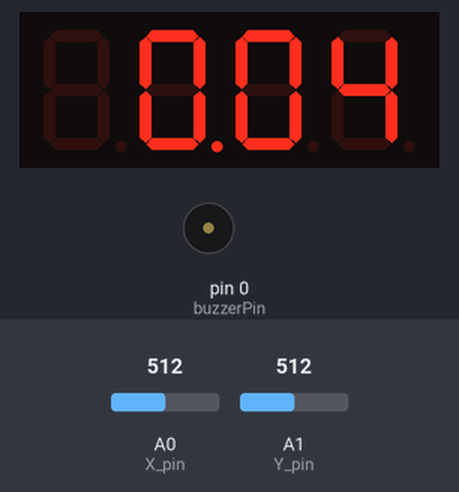
A sketch run on a simulated Arduino Uno, built with avr-gcc and run on an emulated ATmega328P. Shown: 4-digit seven-segment display, buzzer (waves = sounding). The inputs (shaded band) are chosen by the test bench; at power-on: A0 (X_pin) = 512, A1 (Y_pin) = 512.

Above: at 3.1 s.
3.2 s: A0 (X_pin) set to 405
5.0 s: A0 (X_pin) set to 378
At 6.2 s:
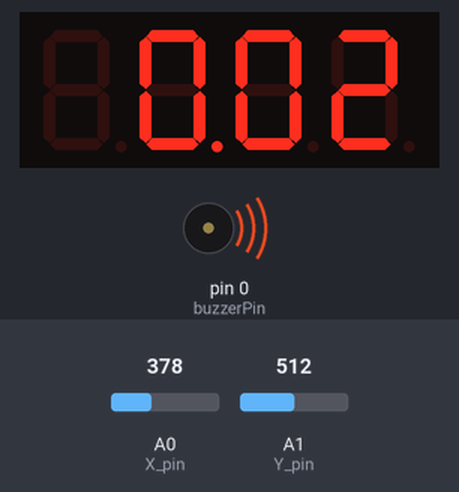
6.5 s: A0 (X_pin) set to 410
At 8.8 s:
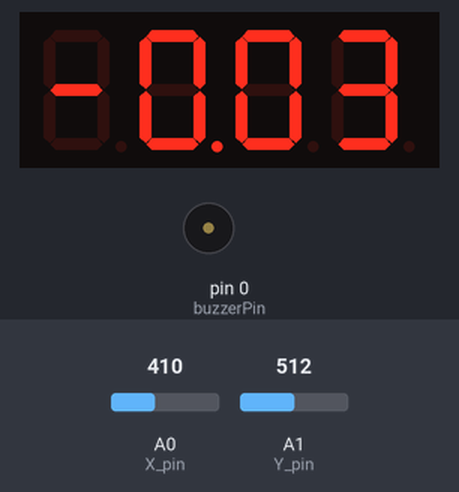
9.5 s: A1 (Y_pin) set to 445
11.5 s: A1 (Y_pin) set to 418
At 11.9 s:
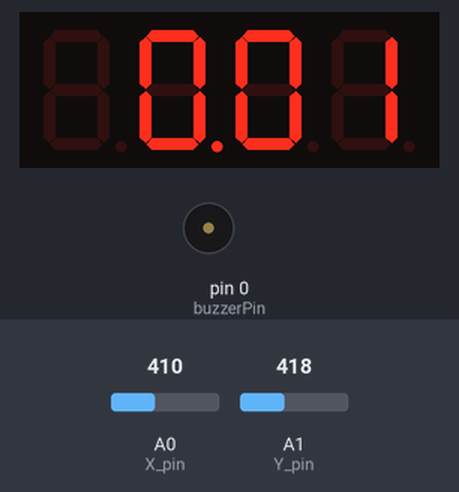
13.5 s: A1 (Y_pin) set to 306
At 13.9 s:
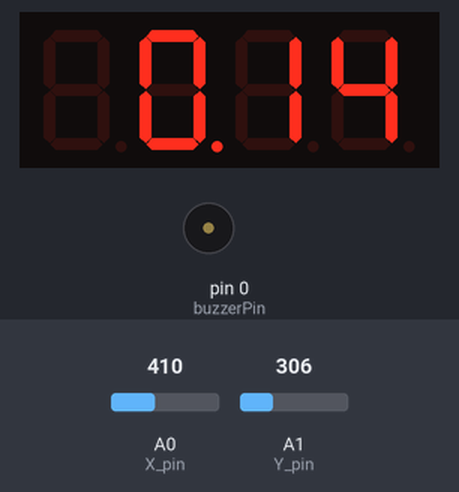
Timing chart, 0 to 16.5 s (numbered marks = the images above; inputs shaded):
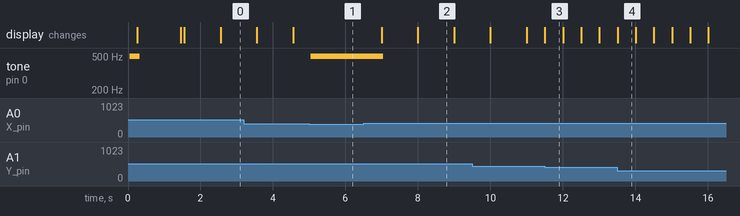

Measured:
- the behaviour switches between 396 and 395 on A0 (X_pin) (found by bisection; images 0 and 1)
- the behaviour switches between 429 and 428 on A1 (Y_pin) (found by bisection; images 2 and 3)
- after the input at 5.0 s, tone on pin 0 (buzzerPin): silent → 496 Hz at once
- after the input at 6.5 s, tone on pin 0 (buzzerPin): 496 Hz → silent after 0.54 s; the display: first differs from a run without the input after 0.50 s (image 2 shows a later state)
- after the input at 11.5 s, the display: changes at once (image 3)
- what the display in image 2 shows lasts 1.0 s, from 8.0 s to 9.0 s
- what the display in image 3 shows lasts 0.5 s, from 11.5 s to 12.0 s

The sketch:

timer.ino
```cpp
#include "SevSeg.h"

SevSeg sevseg;

/**
 * Documentation
 *
 * 1. Joystick:
 * - X,Y to analog X_Pin, Y_Pin
 * - GND -> to any ground
 * - +5V -> to a +5V source pin
 * 2. Buzzer
 * - + to digital buzzerPin
 * - - to any GND
 * 3. 4-digit, 7-segment display, see setup() below
 * - 220 ohm resistors on digit pins (should be 4 of them)
 */

// buzzer
int buzzerPin = 0;

// joystick
const int X_pin = 0; // analog pin connected to X output
const int Y_pin = 1; // analog pin connected to Y output

const int x_center = 495;
const int y_center = 495;
const int joystick_dead_zone = 100;

enum run_modes {
  setting_timer       = 1,
  running_timer       = 2,
  running_stopwatch   = 3
};
enum run_modes current_mode = running_timer;
long initialTimerSeconds = 5; // 20 * 60;

// manage "no change" exit
long setting_mode_timeout = 1;
long setting_mode_last_used_at_millis = 0;

// manage "repeat" of held-down time change
long setting_delta_timeout_ms = 500;
long setting_delta_last_used_at_millis = 0;

// scratch for debugging
char line[50];

long countdownSeconds;
long wantCountdownSeconds;
long t0;

void setup() {
  // This is the 4 Digit 7-Segment Display that comes with Lewis' arduino kit:
  //  Top Row:    1 A F  2 3 B
  //  Bottom Row: E D DP C G 4
  // It's a COMMON_CATHODE part
  // Wire it up w/resistors on the digit pin circuits
  byte numDigits = 4;
  byte digitPins[] = {2, 3, 4, 5};
  byte segmentPins[] = {6, 7, 8, 9, 10, 11, 12, 13};
  bool resistorsOnSegments = false; // 'false' means resistors are on digit pins
  byte hardwareConfig = COMMON_CATHODE; // See README.md for options
  bool updateWithDelays = false; // Default 'false' is Recommended
  bool leadingZeros = false; // Use 'true' if you'd like to keep the leading zeros
  bool disableDecPoint = false; // Use 'true' if your decimal point doesn't exist or isn't connected. Then, you only need to specify 7 segmentPins[]

  sevseg.begin(
    hardwareConfig,
    numDigits,
    digitPins,
    segmentPins,
    resistorsOnSegments,
    updateWithDelays,
    leadingZeros,
    disableDecPoint
  );
  sevseg.setBrightness(90);

  pinMode(buzzerPin,OUTPUT);

  // verify hardware
  runBuzzer(250);
  sevseg.blank();
  sevseg.setNumber(8888);
  for (int i = 0; i < 1000; i++) {
    sevseg.refreshDisplay();
    delay(1);
  }
  sevseg.blank();
  delay(100);

  //Serial.begin(115200); // CANNOT be used along with anything on pins 0 or 1 or they conflict.
  resetTimer(initialTimerSeconds);
}

void resetTimer(int t) {
  sprintf(line, "Reset to %d", t);
  Serial.println(line);
  countdownSeconds = t;
  t0 = millis();
}

boolean isJoystickXNeutral(int x) {
  return (x < x_center + joystick_dead_zone && x > x_center - joystick_dead_zone);
}
boolean isJoystickYNeutral(int y) {
  return (y < y_center + joystick_dead_zone && y > y_center - joystick_dead_zone);
}

void loop() {
  int x, y;
  long minutes, seconds;

  // monitor joystick for changes to timer setting
  x = analogRead(X_pin);
  y = 1023 - analogRead(Y_pin);

  // we activate joystick setting by moving it out of "center"
  if (current_mode != setting_timer && !isJoystickYNeutral(y)) {
      Serial.println("Entering setting mode");
      current_mode = setting_timer;
      wantCountdownSeconds = countdownSeconds;
      setting_delta_last_used_at_millis = 0;  // make sure it fires immediately once we enter this mode
      setting_mode_last_used_at_millis = millis();
  }
  if (current_mode != setting_timer && !isJoystickXNeutral(x)) {
    if (x > x_center) {
      current_mode = running_stopwatch;
      resetTimer(0);
    } else if (x < x_center) {
      current_mode = running_timer;
      resetTimer(wantCountdownSeconds);
    }
  }

  sprintf(line, "current_mode: %d\n", current_mode);
  //Serial.println(line);

  signed long deltaS = 0;
  long secondsElapsed, secondsLeft;
  switch (current_mode) {
    case setting_timer:
      if (!isJoystickYNeutral(y)) {
        if (y > 1000) {
          deltaS = 5 * 60;
        } else if (y > 900) {
          deltaS = 1 * 60;
        } else if (y > 800) {
          deltaS = 30;
        } else if (y > 700) {
          deltaS = 10;
        } else if (y >= y_center) {
          deltaS = 1;
        } else if (y > 400) {
          deltaS = -1;
        } else if (y > 300) {
          deltaS = -10;
        } else if (y > 200) {
          deltaS = -30;
        } else if (y > 100) {
          deltaS = -1 * 60;
        } else if (y >= 0) {
          deltaS = -5 * 60;
        }

        // since the loop is tight, we need to throttle this...
        if (millis() - setting_delta_last_used_at_millis > setting_delta_timeout_ms) {
          wantCountdownSeconds += deltaS;

          // clip at [0, 99:59]
          wantCountdownSeconds = max(0, wantCountdownSeconds);
          wantCountdownSeconds = min(99 * 60 + 59, wantCountdownSeconds);
          sprintf(line, "new time: %lu, delta s: %ld, y: %i", wantCountdownSeconds, deltaS, y);
          Serial.println(line);

          setting_delta_last_used_at_millis = millis();
        }
      }

      // display current setting
      minutes = wantCountdownSeconds / 60;
      seconds = wantCountdownSeconds % 60;

      sevseg.setNumber(minutes * 100 + seconds, 2);
      sevseg.refreshDisplay();

      // exit timeout mode if we are in the middle for setting_mode_timeout
      if (isJoystickYNeutral(y)) {
        //Serial.println("in center");
        Serial.println(wantCountdownSeconds);
        //Serial.println(millis() - setting_mode_last_used_at_millis);
        if (millis() - setting_mode_last_used_at_millis > setting_mode_timeout * 1000) {
          current_mode = running_timer;
          Serial.println("exiting center mode");

          // initial new timer
          resetTimer(wantCountdownSeconds);
        }
      } else {
        setting_mode_last_used_at_millis = millis();
      }
      break;

    case running_timer:
      secondsElapsed = (millis() - t0) / 1000;
      secondsLeft = countdownSeconds - secondsElapsed;

      if (secondsLeft == 0) {
        runBuzzer(2000);
      }

      minutes = secondsLeft / 60;
      seconds = secondsLeft % 60;

      sevseg.setNumber(minutes * 100 + seconds, 2);
      sevseg.refreshDisplay();
      break;


    case running_stopwatch:
      secondsElapsed = (millis() - t0) / 1000;

      minutes = secondsElapsed / 60;
      seconds = secondsElapsed % 60;

      sevseg.setNumber(minutes * 100 + seconds, 2);
      sevseg.refreshDisplay();
      break;
  }
}

void runBuzzer(int playForMillis) {
  long t0 = millis();
  while (millis() - t0 < playForMillis) {
      digitalWrite(buzzerPin,HIGH);
      delay(1);//wait for 1ms
      digitalWrite(buzzerPin,LOW);
      delay(1);//wait for 1ms
    }
}
```
